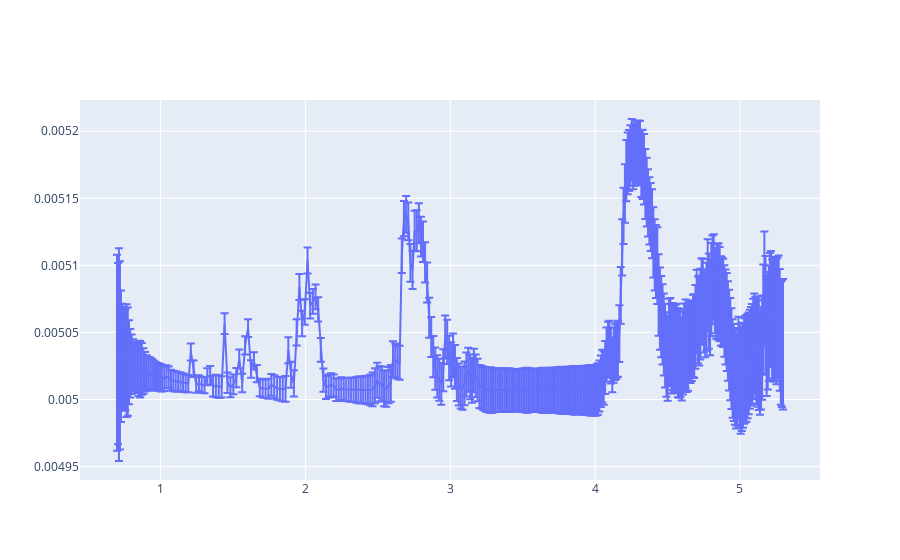

Notebook source saved alongside this figure:
### Code cell
##plot spec
fig = go.Figure()
fig.add_trace(go.Scatter(x=sim_obs["FinalSpectrum"]["wave"][18:],
                         y=sim_obs["FinalSpectrum"]['spectrum'][18:],
                         error_y=dict(type='data',
                                      array=sim_obs["FinalSpectrum"]['error_w_floor'][18:])))

### Figure 1 — Plotly figure (JSON) as saved in the notebook; plotly's stock layout.template omitted (floating-point values rounded to 4 significant figures; data arrays with more than 128 entries replaced by an {"elided": "..."} marker saying what was removed)
{"data": [{"error_y": {"array": {"elided": "385 float values"}, "type": "data"}, "type": "scatter", "x": {"elided": "385 float values"}, "y": {"elided": "385 float values"}}], "layout": {}}
